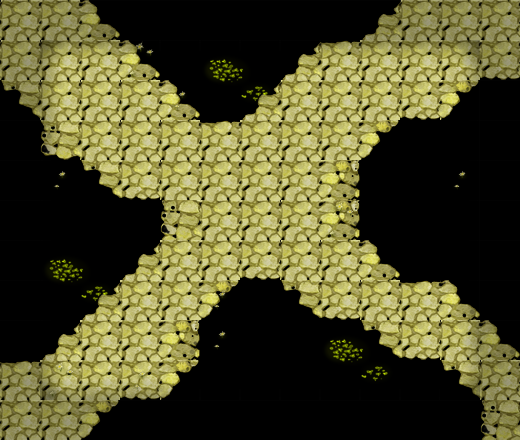

Below is a game level as drawn by its tile map, then a one-line description and the .tmx that defines it (tile-layer data replaced by summaries):
An orthogonal 13x11 tile map with 40x40 px tiles, 3 tile layers (块层 1, 块层 2, 块层 3).

<map version="1.0" orientation="orthogonal" width="13" height="11" tilewidth="40" tileheight="40">
 <tileset firstgid="1" name="clmap_skin" tilewidth="40" tileheight="40">
  <image source="clmap_skin.png" width="400" height="440" />
 </tileset>
 <layer name="块层 1" width="13" height="11">
  <data>[143 cells, 84 non-empty, 13 distinct tile ids]</data>
 </layer>
 <layer name="块层 2" width="13" height="11">
  <data>[143 cells, 22 non-empty, 7 distinct tile ids]</data>
 </layer>
 <layer name="块层 3" width="13" height="11">
  <data>[143 cells, 80 non-empty, 9 distinct tile ids]</data>
 </layer>
</map>
